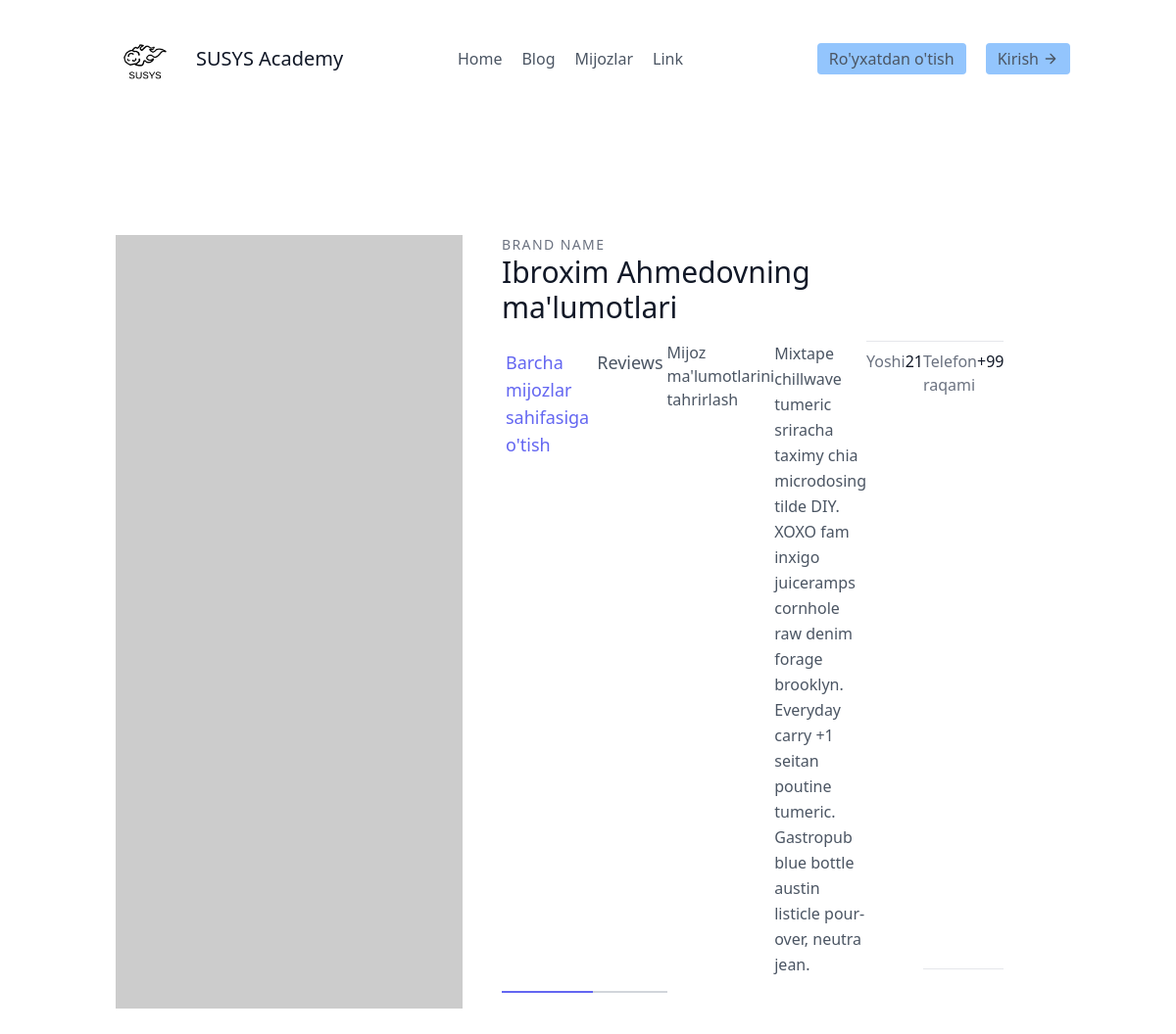
/customers/9/ (upper part), run on an earlier commit of the app's database.
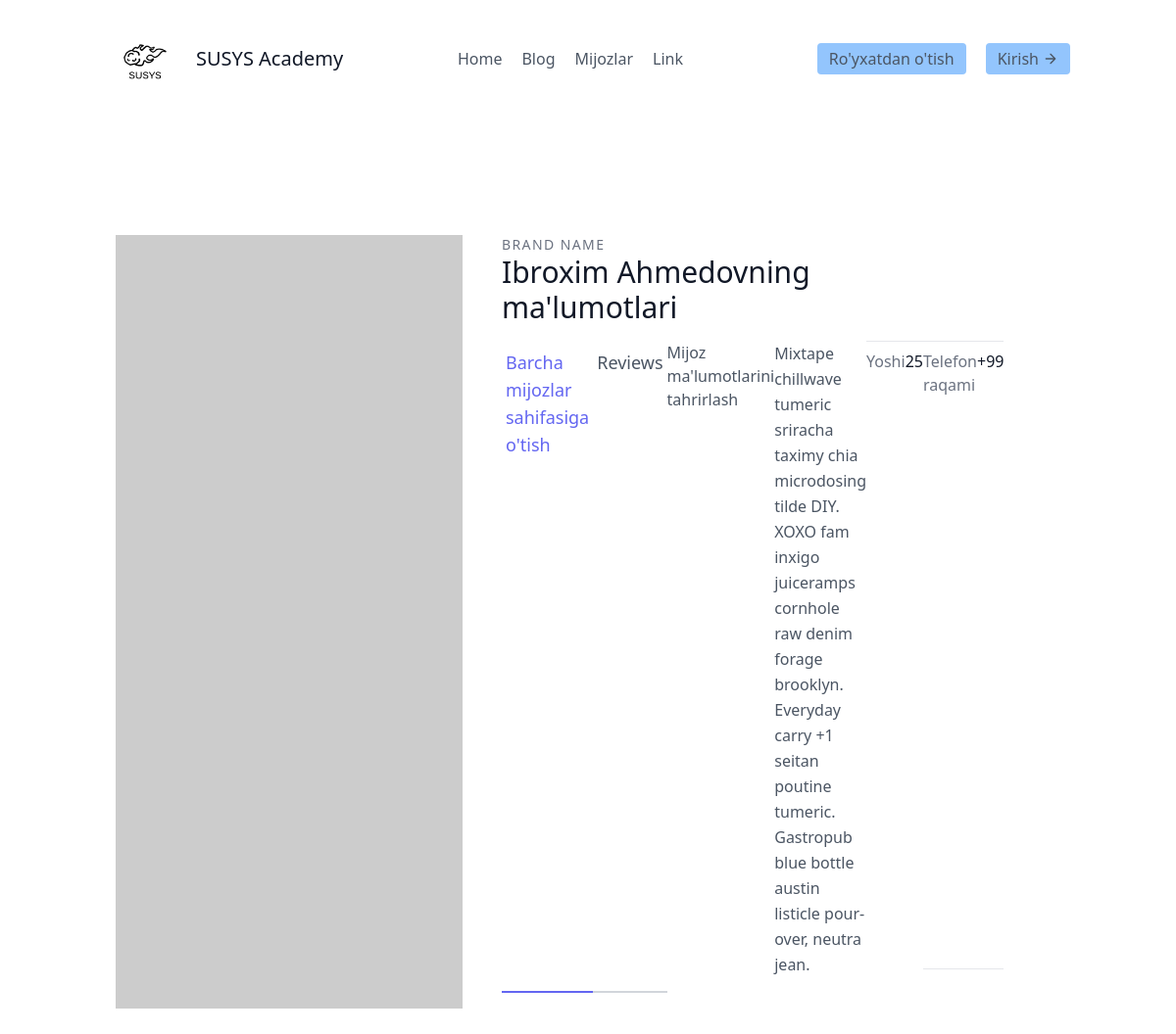
And on a later commit of the database.
### customersapp/models.py (models this page shows, shortened)
class Customer(models.Model):
    first_name = models.CharField(max_length=20)
    last_name = models.CharField(max_length=20)
    age = models.IntegerField(default=1)
    agent = models.ForeignKey("Agent", on_delete=models.CASCADE)

### customersapp/views.py (the view)
# urls.py: path('<int:pk>/', CustomerDetailView.as_view(), name = 'customer_details'),
class CustomerDetailView(DetailView):
    template_name = 'details.html'
    queryset = models.Customer.objects.all()
    context_object_name = 'customer'

### frontend/details.html (shortened to what this page needs)
{% extends 'base.html' %}
{% block content%}
    <section class="text-gray-600 body-font overflow-hidden">
        <div class="container px-5 py-24 mx-auto">
            <div class="lg:w-4/5 mx-auto flex flex-wrap">
                <img alt="ecommerce" class="lg:w-1/2 w-full lg:pr-10 lg:py-6 mb-6 lg:mb-0 object-cover object-center rounded" src="https://dummyimage.com/400x400">
                    <div class="lg:w-1/2 w-full lg:pr-10 lg:py-6 mb-6 lg:mb-0">
                        <h2 class="text-sm title-font text-gray-500 tracking-widest">BRAND NAME</h2>
                            <h1 class="text-gray-900 text-3xl title-font font-medium mb-4">{{customer.first_name}} {{customer.last_name}}ning ma'lumotlari
                            </h1>
                                <div class="flex mb-4">
                                    <a href="{% url 'customersapp:customers_list'%}"  class="flex-grow text-indigo-500 border-b-2 border-indigo-500 py-2 text-lg px-1"> Barcha mijozlar sahifasiga o'tish
                                    </a>
                                    <a class="flex-grow border-b-2 border-gray-300 py-2 text-lg px-1">Reviews
                                    </a>
                                    <a href="{% url 'customersapp:update_customer' customer.pk %}"> Mijoz ma'lumotlarini tahrirlash</a>
                                    <p class="leading-relaxed mb-4">Mixtape chillwave tumeric sriracha taximy chia microdosing tilde DIY. XOXO fam inxigo juiceramps cornhole raw denim forage brooklyn. Everyday carry +1 seitan poutine tumeric. Gastropub blue bottle austin listicle pour-over, neutra jean.
                                    </p>
                                    <div class="flex border-t border-gray-200 py-2">
                                        <span class="text-gray-500">Yoshi</span>
                                        <span class="ml-auto text-gray-900">{{ customer.age }}</span>
                                    </div>
                                    <div class="flex border-t border-b mb-6 border-gray-200 py-2">
                                        <span class="text-gray-500">Telefon raqami</span>
                                        <span class="ml-auto text-gray-900">+998990591714</span>
                                    </div>
                                </div>
                            </div>
                    </div>
            </div>
        </div>
    <h2>SUSYS Customer details</h2><br><br>
{% endblock %}

What changed in the data, as far as the page shows it:
changed Customer "Ibroxim": age "21" → "25"
